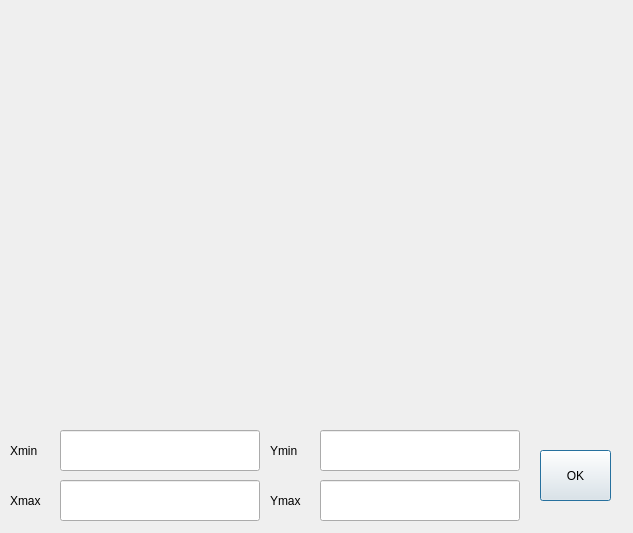
<?xml version="1.0" encoding="UTF-8"?>
<ui version="4.0">
 <class>Graph</class>
 <widget class="QDialog" name="Graph">
  <property name="geometry">
   <rect>
    <x>0</x>
    <y>0</y>
    <width>633</width>
    <height>533</height>
   </rect>
  </property>
  <property name="windowTitle">
   <string>Dialog</string>
  </property>
  <widget class="QCustomPlot" name="widget" native="true">
   <property name="geometry">
    <rect>
     <x>10</x>
     <y>10</y>
     <width>611</width>
     <height>411</height>
    </rect>
   </property>
  </widget>
  <widget class="QLabel" name="label_5">
   <property name="geometry">
    <rect>
     <x>270</x>
     <y>430</y>
     <width>50</width>
     <height>41</height>
    </rect>
   </property>
   <property name="text">
    <string>Ymin</string>
   </property>
  </widget>
  <widget class="QLabel" name="label_6">
   <property name="geometry">
    <rect>
     <x>270</x>
     <y>480</y>
     <width>50</width>
     <height>41</height>
    </rect>
   </property>
   <property name="text">
    <string>Ymax</string>
   </property>
  </widget>
  <widget class="QLabel" name="label_7">
   <property name="geometry">
    <rect>
     <x>10</x>
     <y>430</y>
     <width>50</width>
     <height>41</height>
    </rect>
   </property>
   <property name="text">
    <string>Xmin</string>
   </property>
  </widget>
  <widget class="QLabel" name="label_8">
   <property name="geometry">
    <rect>
     <x>10</x>
     <y>480</y>
     <width>50</width>
     <height>41</height>
    </rect>
   </property>
   <property name="text">
    <string>Xmax</string>
   </property>
  </widget>
  <widget class="QLineEdit" name="lineEdit_Xmin">
   <property name="geometry">
    <rect>
     <x>60</x>
     <y>430</y>
     <width>200</width>
     <height>41</height>
    </rect>
   </property>
  </widget>
  <widget class="QLineEdit" name="lineEdit_Xmax">
   <property name="geometry">
    <rect>
     <x>60</x>
     <y>480</y>
     <width>200</width>
     <height>41</height>
    </rect>
   </property>
  </widget>
  <widget class="QLineEdit" name="lineEdit_Ymin">
   <property name="geometry">
    <rect>
     <x>320</x>
     <y>430</y>
     <width>200</width>
     <height>41</height>
    </rect>
   </property>
  </widget>
  <widget class="QLineEdit" name="lineEdit_Ymax">
   <property name="geometry">
    <rect>
     <x>320</x>
     <y>480</y>
     <width>200</width>
     <height>41</height>
    </rect>
   </property>
  </widget>
  <widget class="QPushButton" name="pushButton_OK">
   <property name="geometry">
    <rect>
     <x>540</x>
     <y>450</y>
     <width>71</width>
     <height>51</height>
    </rect>
   </property>
   <property name="text">
    <string>OK</string>
   </property>
  </widget>
 </widget>
 <customwidgets>
  <customwidget>
   <class>QCustomPlot</class>
   <extends>QWidget</extends>
   <header>qcustomplot.h</header>
   <container>1</container>
  </customwidget>
 </customwidgets>
 <resources/>
 <connections/>
</ui>
